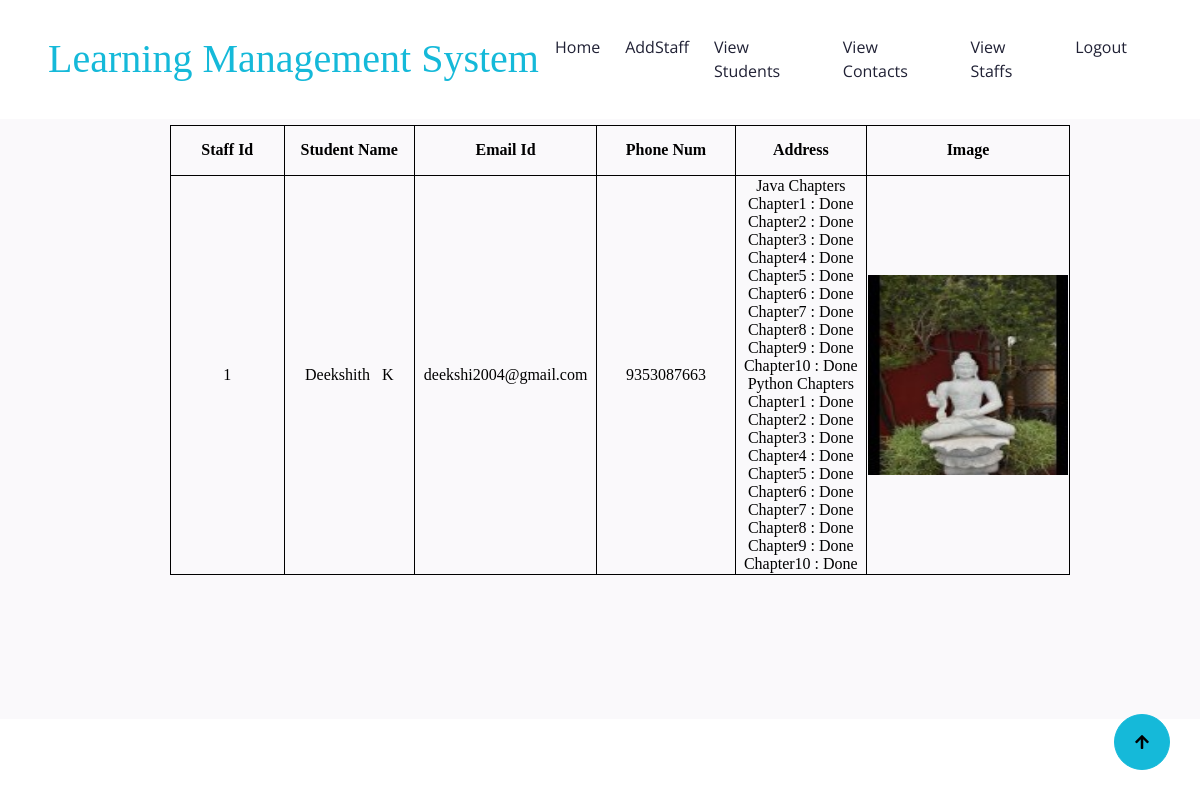
The page /adminviewstudents/ on the database its author committed.
### webapp/models.py (models this page shows)
class NewStudent(models.Model):
    FirstName=models.CharField(max_length=30, default='')
    LastName = models.CharField(max_length=30, default='')
    UserName = models.CharField(max_length=30, default='')
    Password = models.CharField(max_length=30, default='')
    EmailId = models.CharField(max_length=30, default='')
    PhoneNum = models.CharField(max_length=30, default='')
    Address = models.CharField(max_length=30, default='')
    Image = models.CharField(max_length=30, default='')
    JavaChapter1 = models.CharField(max_length=30, default='')
    JavaChapter2 = models.CharField(max_length=30, default='')
    JavaChapter3 = models.CharField(max_length=30, default='')
    JavaChapter4 = models.CharField(max_length=30, default='')
    JavaChapter5 = models.CharField(max_length=30, default='')
    JavaChapter6 = models.CharField(max_length=30, default='')
    JavaChapter7 = models.CharField(max_length=30, default='')
    JavaChapter8 = models.CharField(max_length=30, default='')
    JavaChapter9 = models.CharField(max_length=30, default='')
    JavaChapter10 = models.CharField(max_length=30, default='')
    PythonChapter1 = models.CharField(max_length=30, default='')
    PythonChapter2 = models.CharField(max_length=30, default='')
    PythonChapter3 = models.CharField(max_length=30, default='')
    PythonChapter4 = models.CharField(max_length=30, default='')
    PythonChapter5 = models.CharField(max_length=30, default='')
    PythonChapter6 = models.CharField(max_length=30, default='')
    PythonChapter7 = models.CharField(max_length=30, default='')
    PythonChapter8 = models.CharField(max_length=30, default='')
    PythonChapter9 = models.CharField(max_length=30, default='')
    PythonChapter10 = models.CharField(max_length=30, default='')

### webapp/views.py (the view)
# urls.py: path('adminviewstudents/', views.adminviewstudents, name='adminviewstudents'),
def adminviewstudents(request):
    data = NewStudent.objects.all()
    return render(request,"adminviewstudents.html",{'data':data})

### webapp/templates/adminviewstudents.html (shortened to what this page needs)
{% extends 'adminheader.html' %}
    {% block content %}
    <div class="container-fluid about bg-light py-5">
        <div class="container py-5">
            <div class="row g-5 align-items-center">
                <div class="col-lg-12 wow fadeInRight" data-wow-delay="0.4s">
                    <div class="section-title text-start mb-5">
                        <h4 class="sub-title pe-3 mb-0">Admin View Students Page</h4>
                        <table>
                            <tr>
                                <th>Staff Id</th>
                                <th>Student Name</th>
                                <th>Email Id</th>
                                <th>Phone Num</th>
                                <th>Address</th>
                                <th>Image</th>
                            </tr>
                            {% for temp in data %}
                            <tr>
                                <td>{{temp.id}}</td>
                                <td>{{temp.FirstName}} &nbsp; {{temp.LastName}}</td>
                                <td>{{temp.EmailId}}</td>
                                <td>{{temp.PhoneNum}}</td>
                                <td>
                                    Java Chapters <br>
                                    Chapter1 : {{temp.JavaChapter1}}
                                    <br>
                                    Chapter2 : {{temp.JavaChapter2}}
                                    <br>
                                    Chapter3 : {{temp.JavaChapter3}}
                                    <br>
                                    Chapter4 : {{temp.JavaChapter4}}
                                    <br>
                                    Chapter5 : {{temp.JavaChapter5}}
                                    <br>
                                    Chapter6 : {{temp.JavaChapter6}}
                                    <br>
                                    Chapter7 : {{temp.JavaChapter7}}
                                    <br>
                                    Chapter8 : {{temp.JavaChapter8}}
                                    <br>
                                    Chapter9 : {{temp.JavaChapter9}}
                                    <br>
                                    Chapter10 : {{temp.JavaChapter10}}
                                    <br>
                                    Python Chapters
                                    <br>
                                    Chapter1 : {{temp.PythonChapter1}}
                                    <br>
                                    Chapter2 : {{temp.PythonChapter2}}
                                    <br>
                                    Chapter3 : {{temp.PythonChapter3}}
                                    <br>
                                    Chapter4 : {{temp.PythonChapter4}}
                                    <br>
                                    Chapter5 : {{temp.PythonChapter5}}
                                    <br>
                                    Chapter6 : {{temp.PythonChapter6}}
                                    <br>
                                    Chapter7 : {{temp.PythonChapter7}}
                                    <br>
                                    Chapter8 : {{temp.PythonChapter8}}
                                    <br>
                                    Chapter9 : {{temp.PythonChapter9}}
                                    <br>
                                    Chapter10 : {{temp.PythonChapter10}}
                                </td>
                                <td>
                                    <img src="/static/img/{{temp.Image}}" width="200px" height="200px" />
                                </td>
                            </tr>
                            {% endfor %}
                        </table>
                    </div>
                </div>
            </div>
        </div>
    </div>
    {% endblock %}

### webapp/templates/adminheader.html (shortened to what this page needs)
{% load static %}
<html lang="en">
<head>
        <link rel="stylesheet" href="https://use.fontawesome.com/releases/v5.15.4/css/all.css"/>
        <link href="https://cdn.jsdelivr.net/npm/bootstrap-icons@1.4.1/font/bootstrap-icons.css" rel="stylesheet">
        <link href="static/lib/animate/animate.min.css" rel="stylesheet">
        <link href="static/lib/owlcarousel/assets/owl.carousel.min.css" rel="stylesheet">
        <link href="{% static 'css/bootstrap.min.css' %}" rel="stylesheet">
        <link href="{% static 'static/css/style.css' %}" rel="stylesheet">
</head>
<body>
        <div class="container-fluid position-relative p-0">
            <nav class="navbar navbar-expand-lg navbar-light bg-white px-4 px-lg-5 py-3 py-lg-0">
                <a href="{% url 'adminmainpage' %}" class="navbar-brand p-0">
                    <h1 class="text-primary m-0">Learning Management System</h1>
                </a>
                <div class="collapse navbar-collapse" id="navbarCollapse">
                    <div class="navbar-nav ms-auto py-0">
                        <a href="{% url 'adminmainpage' %}" class="nav-item nav-link">Home</a>
                        <a href="{% url 'adminaddstaff' %}" class="nav-item nav-link">AddStaff</a>
                        <a href="{% url 'adminviewstudents' %}" class="nav-item nav-link">View Students</a>
                        <a href="{% url 'adminviewcontacts' %}" class="nav-item nav-link">View Contacts</a>
                        <a href="{% url 'adminviewstaffs' %}" class="nav-item nav-link">View Staffs</a>
                        <a href="{% url 'logout' %}" class="nav-item nav-link">Logout</a>
                    </div>
                </div>
            </nav>
            {% block content %}
            {% endblock %}
        <a href="#" class="btn btn-primary btn-lg-square back-to-top"><i class="fa fa-arrow-up"></i></a>
</body>
</html>

### webapp/static/css/style.css (style rules this page uses)
.back-to-top { position: fixed; right: 30px; bottom: 30px; display: flex; width: 45px; height: 45px; align-items: center; justify-content: center; transition: 0.5s; z-index: 99; }
.btn { font-weight: 600; transition: .5s; }
.btn-lg-square { width: 56px; height: 56px; }
.btn-square, .btn-sm-square, .btn-md-square, .btn-lg-square { padding: 0; display: flex; align-items: center; justify-content: center; font-weight: normal; border-radius: 50%; }
.btn.btn-primary { box-shadow: inset 0 0 0 0 var(--bs-primary); }
.section-title { max-width: 900px; text-align: center; margin: 0 auto; }
.sub-title { position: relative; display: inline-block; text-transform: uppercase; color: var(--bs-primary); }
.sub-title::before { content: ""; width: 100px; position: absolute; top: 50%; right: 0; transform: translateY(-50%); margin-top: 8px; margin-right: -100px; border: 1px solid var(--bs-primary) !important; }
.sub-title::after { content: ""; width: 50px; position: absolute; top: 50%; right: 0; transform: translateY(-50%); margin-bottom: 8px; margin-right: -50px; border: 1px solid var(--bs-primary) !important; }
.navbar-light .navbar-nav .nav-link { font-family: 'Open Sans', sans-serif; position: relative; margin-right: 25px; padding: 35px 0; color: var(--bs-dark) !important; font-size: 16px; font-weight: 400; outline: none; transition: .5s; }
@media (min-width: 992px) { .navbar-light { position: absolute; width: 100%; top: 0; left: 0; border-bottom: 1px solid rgba(255, 255, 255, .1); z-index: 999; } }
@media (min-width: 992px) { .navbar-light .navbar-nav .nav-link::before { position: absolute; content: ""; width: 0; height: 2px; bottom: -1px; left: 50%; background: var(--bs-primary); transition: .5s; } }

### webapp/templates/adminviewstudents.html (style rules this page uses)
table, tr, th, td { margin-left: 20px; margin-right: 20px; font-family: arial; border: 1px solid black; border-collapse: collapse; width: 100%; color: black; }
th, td { width: 200px; height: 50px; text-align: center; font-family: verdana; }

### rows shown on the page
NewStudent: id "1", FirstName "Deekshith", LastName "K", EmailId "deekshi2004@gmail.com", PhoneNum "9353087663", JavaChapter1 "Done", JavaChapter2 "Done", JavaChapter3 "Done", JavaChapter4 "Done", JavaChapter5 "Done", JavaChapter6 "Done", JavaChapter7 "Done", JavaChapter8 "Done", JavaChapter9 "Done", JavaChapter10 "Done", PythonChapter1 "Done", PythonChapter2 "Done", PythonChapter3 "Done", PythonChapter4 "Done", PythonChapter5 "Done", PythonChapter6 "Done", PythonChapter7 "Done", PythonChapter8 "Done", PythonChapter9 "Done", PythonChapter10 "Done", Image (picture)
